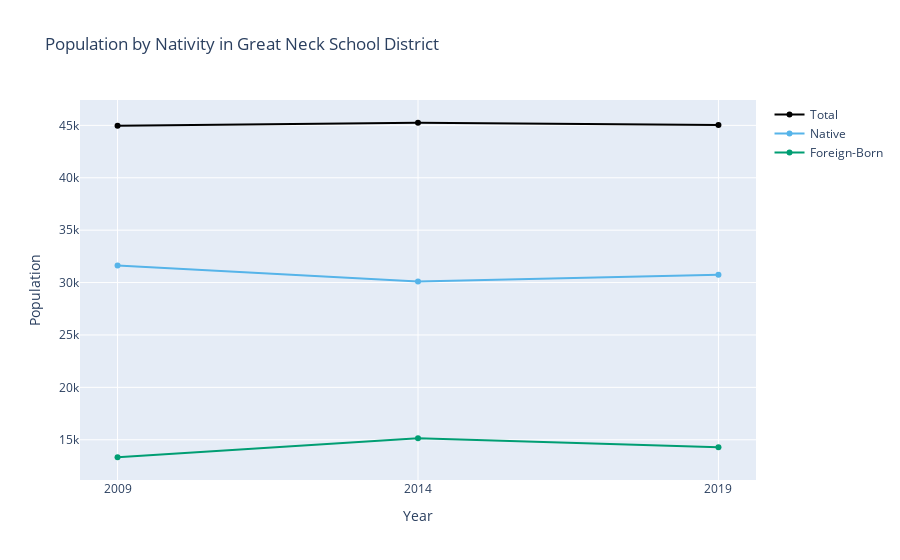

Notebook code for this chart:
### Markdown cell above
### Graphing Multiple Years of ACS Data

The above dataframe can be easily graphed with the function `graph_multiyear`:

### Code cell
from utils import graph_multiyear

graph_multiyear(
    df=df,
    title="Population by Nativity in Great Neck School District",
    yaxis_title="Population",
)

### Figure 1 — Plotly figure (JSON) as saved in the notebook; plotly's stock layout.template omitted (floating-point values rounded to 4 significant figures)
{"data": [{"hovertemplate": "Year: %{x}<br>Total: %{y:,}<extra></extra>", "line": {"color": "black"}, "mode": "lines+markers", "name": "Total", "type": "scatter", "x": [2009, 2014, 2019], "y": [44953, 45249, 45044]}, {"hovertemplate": "Year: %{x}<br>Native: %{y:,}<extra></extra>", "line": {"color": "#56B4E9"}, "mode": "lines+markers", "name": "Native", "type": "scatter", "x": [2009, 2014, 2019], "y": [31623, 30096, 30755]}, {"hovertemplate": "Year: %{x}<br>Foreign-Born: %{y:,}<extra></extra>", "line": {"color": "#009E73"}, "mode": "lines+markers", "name": "Foreign-Born", "type": "scatter", "x": [2009, 2014, 2019], "y": [13330, 15153, 14289]}], "layout": {"title": {"text": "Population by Nativity in Great Neck School District"}, "xaxis": {"tickmode": "array", "ticktext": ["2009", "2014", "2019"], "tickvals": [2009, 2014, 2019], "title": {"text": "Year"}}, "yaxis": {"title": {"text": "Population"}}}}
